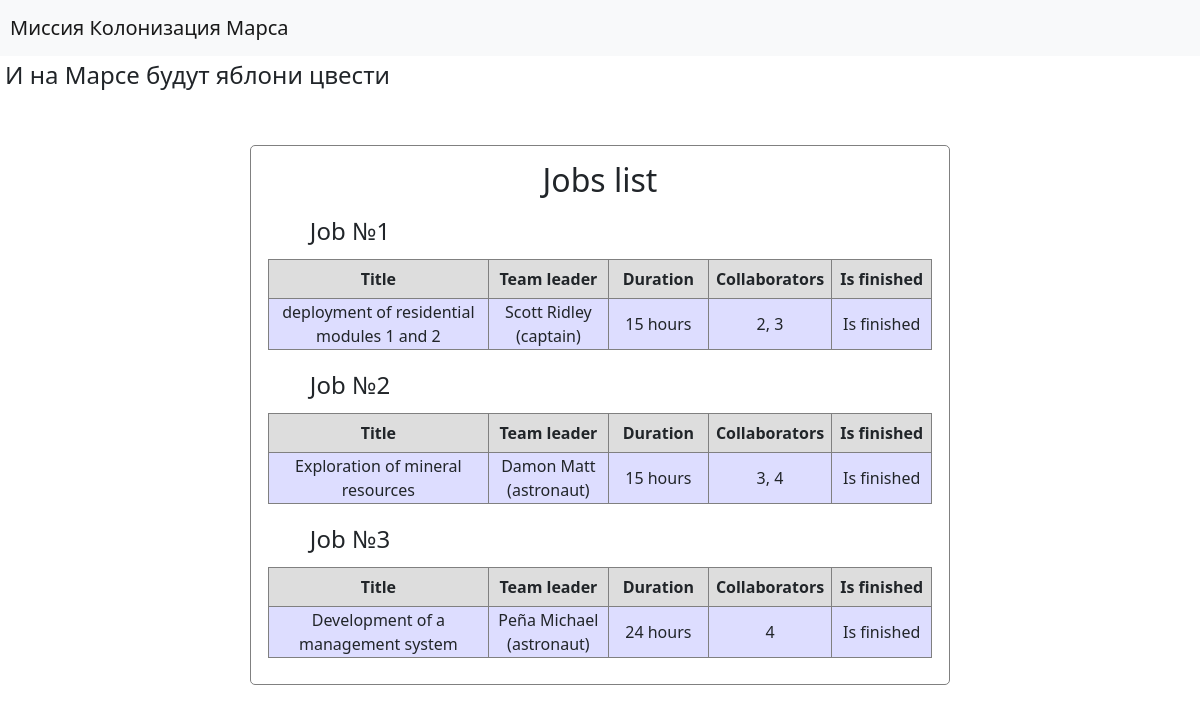
Page /jobs on the committed database.
### data/jobs.py (models this page shows, shortened)
class Jobs(SqlAlchemyBase):
    __tablename__ = 'jobs'
    id = Column(sqlalchemy.Integer, primary_key=True, autoincrement=True)
    team_leader = Column(sqlalchemy.Integer, sqlalchemy.ForeignKey("users.id"))
    job = Column(sqlalchemy.String)
    work_size = Column(sqlalchemy.Integer)
    collaborators = Column(sqlalchemy.String)
    start_date = Column(sqlalchemy.DateTime, default=datetime.now)
    end_date = Column(sqlalchemy.DateTime, default=lambda: datetime.now() + timedelta(days=1))
    is_finished = Column(sqlalchemy.Boolean)
    def values(self, session):
        leader = session.query(User).filter(User.id == self.team_leader)[0]
        leader = leader.surname + ' ' + leader.name + ' (' + leader.position + ')'
        work_size = str(self.work_size) + [' hours', ' hour'][self.work_size == 1]
        is_finished = ["Is not finished", "Is finished"][self.is_finished]
        return [self.job, leader, work_size, self.collaborators, is_finished][:]

### main.py (the view)
@app.route('/jobs')
def job_list():    # http://127.0.0.1:5000/jobs
    session = create_session()
    titles = ['Title', 'Team leader', 'Duration', 'Collaborators', 'Is finished']
    jobs = [job.values(session) for job in session.query(Jobs).all()]
    sizes = [220, 120, 100, 50, 100]
    return render_template('list_view.html', table_title='Jobs list',
                           title='Список работ', column_sizes=sizes, titles=titles, list=jobs)

### data/db_session.py (called while the page is built)
def create_session() -> Session:
    global __factory
    return __factory()

### templates/list_view.html (shortened to what this page needs)
{% extends "base.html" %}
{% block content %}
<form class="list">
    <h2>{{ table_title }}</h2>
    {% for item in list %}
    <div>
        <h4>Job №{{ loop.index }}</h4>
        <table>
            <tr>
                {% for i in titles %}
                    <th width="{{ column_sizes[ loop.index0 ] }}"> {{ i }} </th>
                {% endfor %}
            </tr>
            <tr>
                {% for i in item %}
                    <td width="{{ column_sizes[ loop.index0 ] }}"> {{ i }} </td>
                {% endfor %}
            </tr>
        </table>
    </div>
    {% endfor %}
</form>
{% endblock %}

### templates/base.html (shortened to what this page needs)
<!DOCTYPE html>
<html lang="en">
    <head>
        <link rel="stylesheet"
        href="https://cdn.jsdelivr.net/npm/bootstrap@5.0.0-beta1/dist/css/bootstrap.min.css"
>
        <link rel="stylesheet" type="text/css" href="/static/css/style.css"/>
    </head>
    <body>
        <header>
            <nav class="navbar navbar-light bg-light">
                <a class="navbar-brand" href="/">Миссия Колонизация Марса</a>
            </nav>
            <h4> И на Марсе будут яблони цвести</h4>
        </header>
        {% block content %}{% endblock %}
    </body>
</html>

### static/css/style.css (style rules this page uses)
form.list { margin-top: 50px; margin-left: auto; margin-right: auto; width: 700px; background-color: #ffffff; padding: 10px; text-align: center; border: 1px solid gray; border-radius: 5px; }
nav { background-color: #eeeefe; }
a { margin-left: 10px; }
h2 { padding: 5px; }
h4 { margin-right: 500px; padding: 5px; }
table { margin-left: auto; margin-right: auto; border: 1px solid gray; width: auto; }
th { border: 1px solid gray; background-color: #dddddd; padding: 7px; border-left: 25px; text-align: center; }
td { border: 1px solid gray; background-color: #ddddff; max-width: 300px; }

### rows in the picture
Jobs: {{ column_sizes[ loop.index0 ] }} 220 (drawn), titles "Title" "Team leader" "Duration" "Collaborators" "Is finished", {{ column_sizes[ loop.index0 ] }} 120 (drawn), {{ column_sizes[ loop.index0 ] }} 100 (drawn), {{ column_sizes[ loop.index0 ] }} 50 (drawn), job "deployment of residential modules 1 and 2", item "Scott Ridley (captain)" "15 hours" "Is finished", collaborators "2, 3"
Jobs: {{ column_sizes[ loop.index0 ] }} 220 (drawn), titles "Title" "Team leader" "Duration" "Collaborators" "Is finished", {{ column_sizes[ loop.index0 ] }} 120 (drawn), {{ column_sizes[ loop.index0 ] }} 100 (drawn), {{ column_sizes[ loop.index0 ] }} 50 (drawn), job "Exploration of mineral resources", item "Damon Matt (astronaut)" "15 hours" "Is finished", collaborators "3, 4"
Jobs: {{ column_sizes[ loop.index0 ] }} 220 (drawn), titles "Title" "Team leader" "Duration" "Collaborators" "Is finished", {{ column_sizes[ loop.index0 ] }} 120 (drawn), {{ column_sizes[ loop.index0 ] }} 100 (drawn), {{ column_sizes[ loop.index0 ] }} 50 (drawn), job "Development of a management system", item "Peña Michael (astronaut)" "24 hours" "4" "Is finished"

### other values in the picture
{{ table_title }} "Jobs list"
